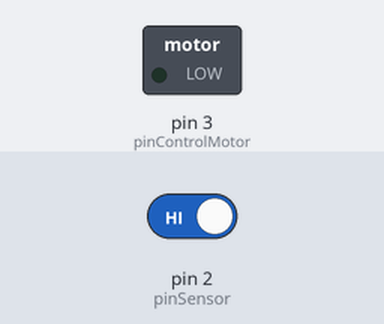
This sketch was run on a simulated Arduino Uno, built with avr-gcc and run on an emulated ATmega328P. Shown: switched loads named in the sketch (green lamp = pin HIGH). Inputs (shaded band) come from the test bench; at power-on: pin 2 (pinSensor) HIGH.

Above: at 0.05 s.
Timing chart, 0 to 3.0 s (numbered marks = the images above):
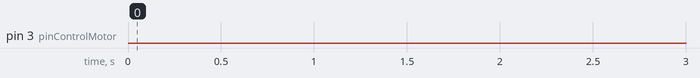

Measured:
- by itself, pin 3 (pinControlMotor): LOW → HIGH at 10.0 s, → LOW 0.12 s later, → HIGH 0.90 s later, → LOW 0.12 s later, … (12 changes in this stretch)

The sketch:

tolva.ino
```cpp
/*
 *  DISPENSADOR AUTOMÁTICO - VERSIÓN MULTITAREA CONCURRENTE
 *  VERSIÓN AUTÓNOMA (SIN MONITOR SERIAL) - CON DEBOUNCE
 *
 *  Lógica de funcionamiento:
 *  - El sensor y el motor funcionan en paralelo sin interrumpirse.
 *
 *  1. Al encender, espera 10 segundos.
 *  2. Al terminar la espera, se dispara el CICLO DE MOTOR INICIAL.
 *  3. SIMULTÁNEAMENTE, el sensor comienza a monitorear y contar.
 *  4. El conteo del sensor NUNCA se detiene.
 *  5. Cada 2 pasadas de objeto, el contador principal suma 1.
 *  6. Cuando el contador llega a 30, se dispara la secuencia del motor.
 *  7. El sistema es cíclico e ininterrumpido.
 *
 *  ADVERTENCIA: Este circuito maneja ALTO VOLTAJE. Proceda con MÁXIMA PRECAUCIÓN.
 */

// --- Pines ---
const int pinSensor = 2;
const int pinControlMotor = 3;

// --- Parámetros de Configuración ---
const int PULSOS_OBJETIVO = 30;
const int NUMERO_DE_PULSOS_MOTOR = 6;
const int TIEMPO_ENCENDIDO_MS = 120;
const int TIEMPO_APAGADO_MS = 900;
const long RETARDO_INICIAL_MS = 10000;
const unsigned long TIEMPO_DEBOUNCE_MS = 20; // Tiempo para estabilizar la señal del sensor

// --- Variables de Estado y Banderas de Control ---
bool sistemaActivo = false;
bool secuenciaEnMarcha = false;

// --- Variables para el Sensor ---
int pasosDetectados = 0;
int conteoPrincipal = 0;
// Variables para el Debounce del sensor
int estadoSensorEstable = HIGH;     // Estado estable y confirmado del sensor
int ultimoEstadoLeido = HIGH;       // Última lectura instantánea del sensor
unsigned long tiempoUltimoCambio = 0; // Momento en que se detectó un cambio por última vez

// --- Variables para el Motor ---
unsigned long tiempoAnteriorMotor = 0;
int pulsoMotorActual = 0;

// --- FUNCIÓN DE CONFIGURACIÓN ---
void setup() {
  pinMode(pinSensor, INPUT_PULLUP); // Usar INPUT_PULLUP es más robusto si el sensor es de contacto seco
  pinMode(pinControlMotor, OUTPUT);
  digitalWrite(pinControlMotor, LOW);

  // Leemos el estado inicial para evitar un falso trigger al arrancar
  ultimoEstadoLeido = digitalRead(pinSensor);
  estadoSensorEstable = ultimoEstadoLeido;
}

// --- BUCLE PRINCIPAL (ACTÚA COMO DESPACHADOR) ---
void loop() {
  // --- TAREA 0: GESTIÓN DEL ARRANQUE INICIAL ---
  if (!sistemaActivo) {
    if (millis() >= RETARDO_INICIAL_MS) {
      sistemaActivo = true;
      secuenciaEnMarcha = true;
      iniciarSecuenciaMotor();
    }
    return; // No hacer nada más hasta que termine el retardo
  }

  // --- TAREAS CONCURRENTES ---
  gestionarSensor();
  gestionarSecuenciaMotor();
}

// --- FUNCIONES AUXILIARES ---

void gestionarSensor() {
  // 1. Leer el estado actual del pin del sensor
  int lecturaActual = digitalRead(pinSensor);

  // 2. Comprobar si la lectura ha cambiado respecto a la última vez
  if (lecturaActual != ultimoEstadoLeido) {
    // Si cambió, reiniciar el contador de tiempo para el debounce
    tiempoUltimoCambio = millis();
  }

  // Guardamos la lectura actual para la próxima iteración del loop
  ultimoEstadoLeido = lecturaActual;

  // 3. Comprobar si ha pasado suficiente tiempo desde el último cambio
  if ((millis() - tiempoUltimoCambio) > TIEMPO_DEBOUNCE_MS) {
    // Si el tiempo ha pasado, la señal es estable.
    // Comprobamos si el estado estable es diferente del que teníamos guardado.
    if (lecturaActual != estadoSensorEstable) {
      estadoSensorEstable = lecturaActual; // Actualizamos el estado estable

      // 4. Actuar solo en el FLANCO DE SUBIDA (cuando el objeto se va)
      // Es decir, cuando el estado estable cambia de LOW a HIGH
      if (estadoSensorEstable == HIGH) {
        pasosDetectados++;

        // La lógica de conteo principal se mantiene igual
        if (pasosDetectados > 0 && pasosDetectados % 2 == 0) {
          conteoPrincipal++;

          if (conteoPrincipal >= PULSOS_OBJETIVO) {
            conteoPrincipal = 0;
            if (!secuenciaEnMarcha) {
              secuenciaEnMarcha = true;
              iniciarSecuenciaMotor();
            }
          }
        }
      }
    }
  }
}


void iniciarSecuenciaMotor() {
  pulsoMotorActual = 1;
  digitalWrite(pinControlMotor, HIGH);
  tiempoAnteriorMotor = millis();
}

void gestionarSecuenciaMotor() {
  if (!secuenciaEnMarcha) {
    return;
  }

  if (digitalRead(pinControlMotor) == HIGH) {
    if (millis() - tiempoAnteriorMotor >= TIEMPO_ENCENDIDO_MS) {
      digitalWrite(pinControlMotor, LOW);
      tiempoAnteriorMotor = millis();
    }
  } else {
    if (millis() - tiempoAnteriorMotor >= TIEMPO_APAGADO_MS) {
      if (pulsoMotorActual < NUMERO_DE_PULSOS_MOTOR) {
        pulsoMotorActual++;
        digitalWrite(pinControlMotor, HIGH);
        tiempoAnteriorMotor = millis();
      } else {
        secuenciaEnMarcha = false;
      }
    }
  }
}
```
